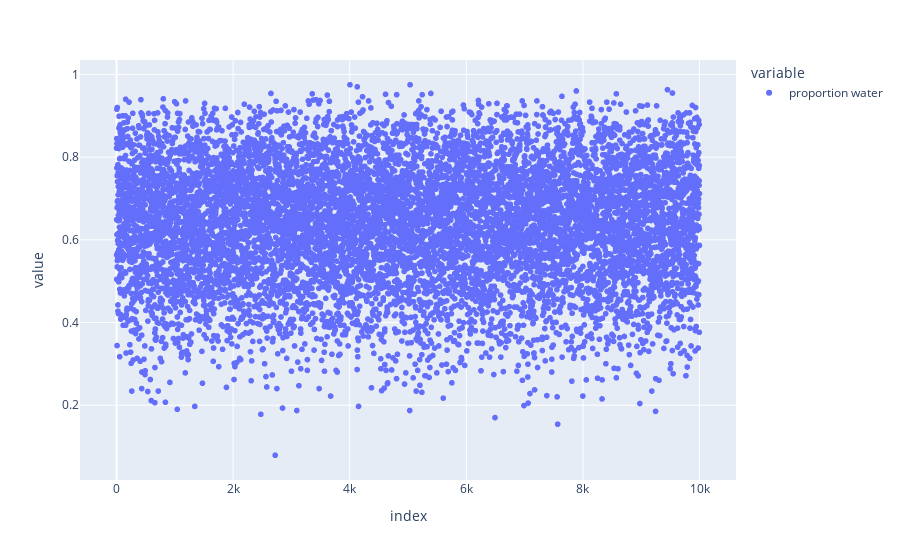

Here is the notebook cell this chart was saved with:
### Markdown cell above
#### 3.4

### Code cell
px.scatter(pd.Series(samples.values, name="proportion water"))

### Figure 1 — Plotly figure (JSON) as saved in the notebook; plotly's stock layout.template omitted (floating-point values rounded to 4 significant figures; data arrays with more than 128 entries replaced by an {"elided": "..."} marker saying what was removed)
{"data": [{"hovertemplate": "variable=proportion water<br>index=%{x}<br>value=%{y}<extra></extra>", "legendgroup": "proportion water", "marker": {"color": "#636efa", "symbol": "circle"}, "mode": "markers", "name": "proportion water", "showlegend": true, "type": "scattergl", "x": {"elided": "10000 int values"}, "xaxis": "x", "y": {"elided": "10000 float values"}, "yaxis": "y"}], "layout": {"legend": {"title": {"text": "variable"}, "tracegroupgap": 0}, "margin": {"t": 60}, "xaxis": {"anchor": "y", "domain": [0, 1], "title": {"text": "index"}}, "yaxis": {"anchor": "x", "domain": [0, 1], "title": {"text": "value"}}}}
